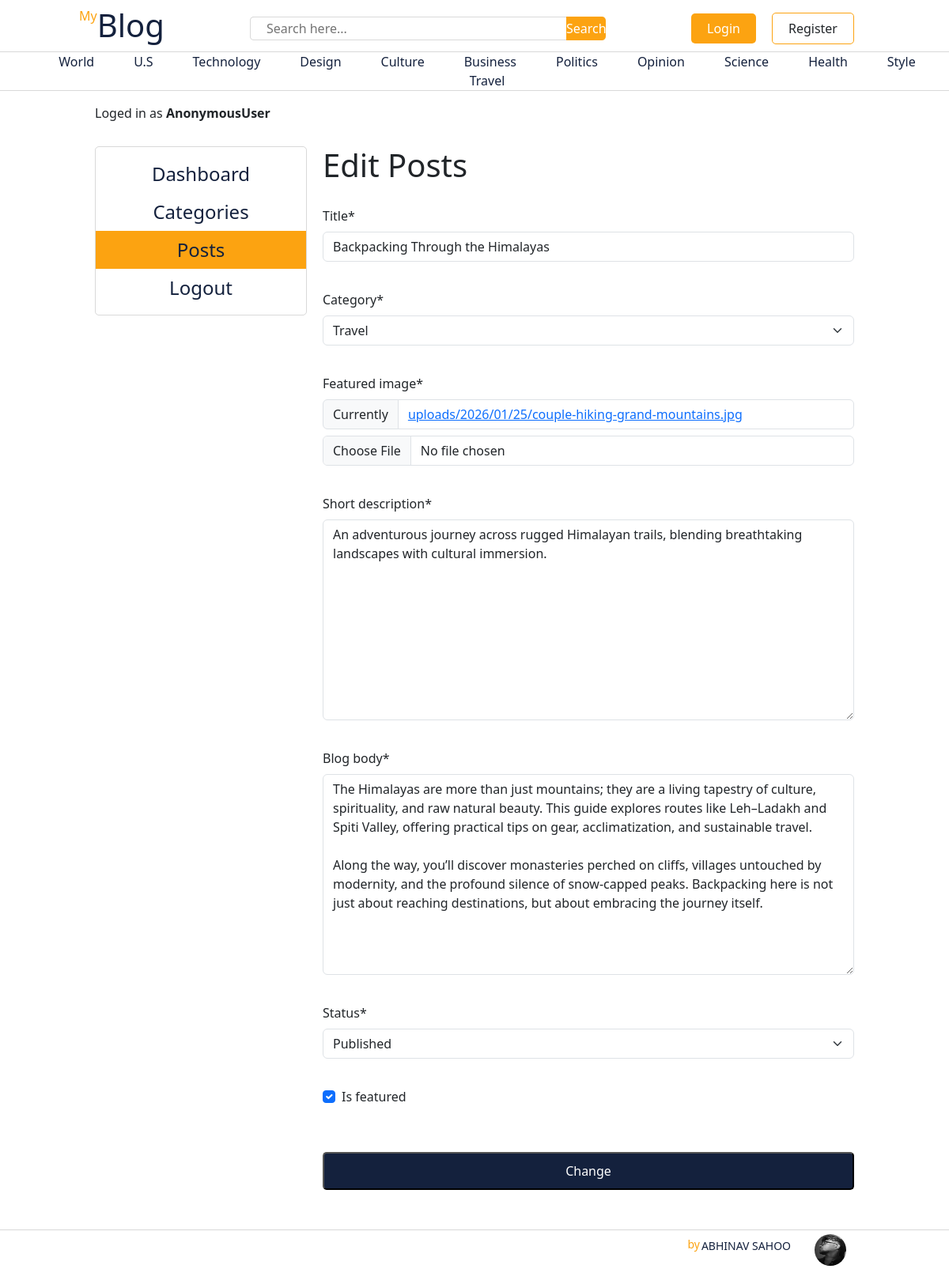
/dashboard/posts/edit/4, run on the app's committed database.
### blogs/models.py (models this page shows, shortened)
class Category(models.Model):
    category_name=models.CharField(max_length=50,unique=True)
    created_at=models.DateTimeField(auto_now_add=True)
    updated_at=models.DateTimeField(auto_now=True)
    class Meta:
        verbose_name_plural='categories'
    def __str__(self):
        return self.category_name

class Blog(models.Model):
    title=models.CharField(max_length=100)
    slug=models.SlugField(max_length=150,unique=True,blank=True)
    category=models.ForeignKey(Category,on_delete=models.CASCADE)
    author=models.ForeignKey(User,on_delete=models.CASCADE)
    featured_image=models.ImageField(upload_to='uploads/%Y/%m/%d')
    short_description=models.TextField(max_length=500)
    blog_body=models.TextField(max_length=2000)
    status=models.CharField(max_length=20,choices=STATUS_CHOICES)
    is_featured=models.BooleanField(default=True)
    created_at=models.DateTimeField(auto_now_add=True)
    updated_at=models.DateTimeField(auto_now=True)

### dashboard/views.py (the view, shortened to what this page needs)
# urls.py: path('posts/edit/<int:pk>',views.edit_post,name='edit_post'),
def edit_post(request,pk):
    post=get_object_or_404(Blog,pk=pk)
    form=BlogForm(instance=post)
    context={
        "form":form,
        "post":post,
    }
    return render(request,'dashboard/edit_post.html',context)

### dashboard/forms.py
class BlogForm(forms.ModelForm):
    class Meta:
        model=Blog
        fields=('title','category','featured_image','short_description','blog_body','status','is_featured')

### blogs/context_processors.py (called while the page is built)
def get_context(request):
    categories=Category.objects.all()
    return dict(categories=categories)

### templates/dashboard/edit_post.html (shortened to what this page needs)
{% extends 'base.html' %}
{% block content %}
{% load crispy_forms_tags %}
<div class="dashboard-container">
    <span>Loged in as <strong>{{user}}</strong></span>
    <div class="dashboard">
        {% include 'dashboard/sidebar.html' %}
        <div class="dashboard-right">
            <form style="height: fit-content; width: 700px; display: flex; flex-direction: column; row-gap: 20px;"  action="{% url 'edit_post' post.id %}" method="POST">
                <h1>Edit Posts</h1>
                {{ form | crispy }}
                <button type="submit" class="btn-uni">Change</button>
            </form>
        </div>
    </div>
</div>
{% endblock %}

### templates/base.html (shortened to what this page needs)
{% load static %}
<!DOCTYPE html>
<html lang="en">
<head>
    <link rel="stylesheet" href="{% static 'css/styles.css' %}">
    <link href="https://cdn.jsdelivr.net/npm/bootstrap@5.3.8/dist/css/bootstrap.min.css" rel="stylesheet">
    <link rel="stylesheet" href="https://cdnjs.cloudflare.com/ajax/libs/font-awesome/7.0.1/css/all.min.css" />
</head>
<body>
    <nav class="navbar">
        <a href="{% url 'home' %}">
            <span>
                <p>My</p>
                <h1>Blog</h1>
            </span>
        </a>
        <form action="{% url 'search' %}" method="GET" class="blog-search">
                <input type="search" placeholder="Search here..." name="keyword" value="{{ keyword }}"  >
                <button type="submit">Search</button>
        </form>
        <div class="login-container">
            {% if not user.is_authenticated %}
            <a href="{% url 'login' %}" class="login">Login</a>
            <a href="{% url 'register' %}" class="register">Register</a>
            {% else %}
                <a href="{% url 'dashboard' %}" class="login">dashboard</a>
                <a href="{% url 'logout' %}" class="login">Logout</a>
            {% endif %}
        </div>
    </nav>
    <ul class="nav-links">
        {% for cat in categories %}
        <li><a href="{% url 'get_by_category' cat.id %}">{{ cat.category_name }}</a></li>
        {% endfor %}
    </ul>
{% block content %}{% endblock %}
       <footer class="footer">
        <img src="{% static 'images/selfImg1.jpg' %}" alt="my Image">
        <span>
            <p>by</p>
            <h1>Abhinav Sahoo</h1>
        </span>
    </footer>
</body>
</html>

### core/static/css/styles.css (style rules this page uses)
* { margin: 0; padding: 0; box-sizing: border-box; }
:root { --white: #ffffff; --smoke: #e5e5e5; --orange-1: #fca311; --orange-2: #e2910f; --navy: #14213d; --black: #000000; --button-bdr: 5px; --grey: rgb(87, 87, 87); }
body { padding-bottom: 50px; }
.navbar { height: 65px; background-color: var(--white); display: flex; justify-content: space-between; align-items: center; margin-inline: 100px; }
.navbar a { text-decoration: none; }
.navbar span { display: flex; }
.navbar span h1 { color: var(--navy); }
.navbar span p { color: var(--orange-1); }
.login-container { width: fit-content; display: flex; justify-content: center; align-items: center; }
.navbar .login { text-decoration: none; background-color: var(--orange-1); color: var(--white); margin-right: 20px; padding: 7px 20px; border-radius: var(--button-bdr); }
.navbar .register { text-decoration: none; border: 1px solid var(--orange-1); color: var(--orange); margin-right: 20px; padding: 7px 20px; border-radius: var(--button-bdr); }
.nav-links { width: 100%; display: flex; flex-wrap: wrap; justify-content: center; column-gap: 50px; height: 50px; align-items: center; border-top: 1px solid rgba(128, 128, 128, 0.3); border-bottom: 1px solid rgba(128, 128, 128, 0.3); overflow-x: auto; scroll-snap-type: x mandatory; scroll-behavior: smooth; scrollbar-width: none; }
.nav-links li { list-style: none; color: var(--navy); }
.nav-links li a { text-decoration: none; color: var(--navy); }
.footer { position: fixed; bottom: 0; border-top: 1px solid rgba(128, 128, 128, 0.3); height: 50px; width: 100%; padding-inline: 100px; background-color: var(--white); display: flex; flex-direction: row-reverse; align-items: center; }
.footer span { display: flex; height: 100%; align-items: center; }
.footer span p { color: var(--orange-1); font-size: 14px; margin-right: 2px; margin-bottom: 15px; }
.footer span h1 { color: var(--navy); text-transform: uppercase; font-size:14px ; }
.footer img { height: 40px; width: 40px; border-radius: 50%; background-size: cover; margin-inline: 30px; }
.blog-search { height: fit-content; width: fit-content; background-color: var(--smoke); display: flex; border-radius: var(--button-bdr); }
.blog-search input { height:30px; width:400px; background-color: var(--white); border-radius: var(--button-bdr); padding-inline: 20px; border-left: 1px solid rgba(128, 128, 128, 0.3); border-top: 1px solid rgba(128, 128, 128, 0.3); border-bottom: 1px solid rgba(128, 128, 128, 0.3); border-right: none; outline: none; border-bottom-right-radius: 0; border-top-right-radius: 0; }
.blog-search button { height:30px; width:50px; border-radius: var(--button-bdr); border: none; background-color: var(--orange-1); color: var(--white); border-bottom-left-radius: 0; border-top-left-radius: 0; }
.dashboard-container { height: fit-content; width: 100%; padding-inline: 10vw; }
.dashboard { height: 100%; width: 100%; background-color: var(--white); display: flex; column-gap: 20px; }
.dashboard-right { height: 100%; padding-block: 30px; width: 70%; display: flex; column-gap: 20px; }
.btn-uni { padding: 10px 40px; background-color: var(--navy); color: var(--white); border-radius: var(--button-bdr); margin-block: 20px; }

### data on the page
Category: category_name "World"
Category: category_name "U.S"
Category: category_name "Technology"
Category: category_name "Design"
Category: category_name "Culture"
Category: category_name "Business"
Category: category_name "Politics"
Category: category_name "Opinion"
Category: category_name "Science"
Category: category_name "Health"
Category: category_name "Style"
Category: category_name "Travel"
Blog: title "Backpacking Through the Himalayas", category "Travel", short_description "An adventurous journey across rugged Himalayan trails, blending breathtaking landscapes with cultural immersion.", blog_body "The Himalayas are more than just mountains; they are a living tapestry of culture, spirituality, and raw natural beauty. This guide explores routes like Leh–Ladakh and Spiti Valley, offering practical tips on gear, acclimatization, and sustainable travel. Along the way, you’ll discover monasteries perched on cliffs, villages untouched by modernity, and the profound silence of snow-capped peaks. Backpacking here is not just about reaching destinations, but about embracing the journey itself.", status "Published", is_featured "☑"

### other printed values
{{ user }} "AnonymousUser"
